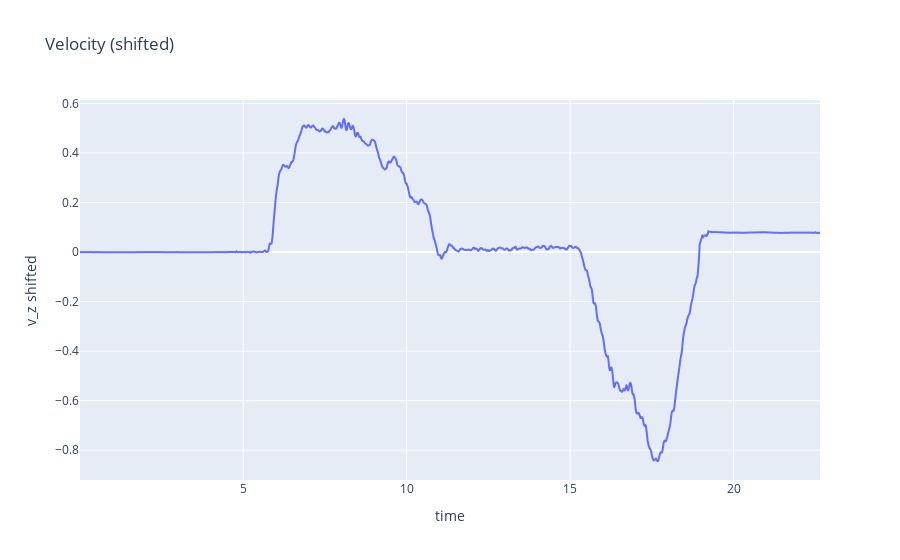

Here is the notebook cell this chart was saved with:
### Code cell
# plot the velocity data, observe reduction in linear skew
px.line(df,x='time',y='v_z shifted', title="Velocity (shifted)").show()

### Figure 1 — Plotly figure (JSON) as saved in the notebook; plotly's stock layout.template omitted (floating-point values rounded to 4 significant figures; data arrays with more than 128 entries replaced by an {"elided": "..."} marker saying what was removed)
{"data": [{"hovertemplate": "time=%{x}<br>v_z shifted=%{y}<extra></extra>", "legendgroup": "", "line": {"color": "#636efa", "dash": "solid"}, "marker": {"symbol": "circle"}, "mode": "lines", "name": "", "showlegend": false, "type": "scattergl", "x": {"elided": "1351 float values"}, "xaxis": "x", "y": {"elided": "1351 float values"}, "yaxis": "y"}], "layout": {"autosize": true, "legend": {"tracegroupgap": 0}, "title": {"text": "Velocity (shifted)"}, "xaxis": {"anchor": "y", "autorange": true, "domain": [0, 1], "range": [0.006494, 22.65], "title": {"text": "time"}, "type": "linear"}, "yaxis": {"anchor": "x", "autorange": true, "domain": [0, 1], "range": [-0.9204, 0.614], "title": {"text": "v_z shifted"}, "type": "linear"}}}
